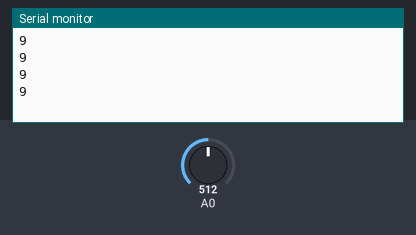
A sketch run on a simulated Arduino Uno, built with avr-gcc and run on an emulated ATmega328P. Parts: the last lines printed to the serial monitor. The inputs (shaded band) are chosen by the test bench; at power-on: A0 = 512.

Above: at 1.2 s.
1.3 s: A0 set to 716
At 1.72 s:
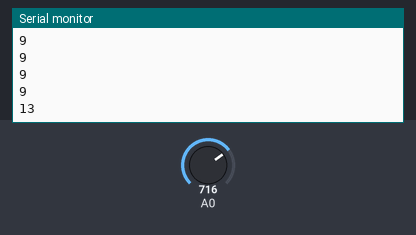
2.8 s: A0 set to 900
At 2.94 s:
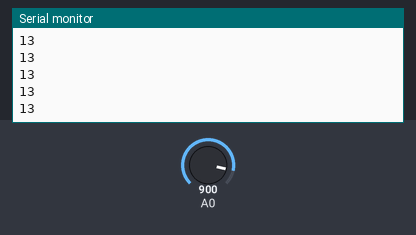
Timing chart, 0 to 5.8 s (numbered marks = the images above; inputs shaded):
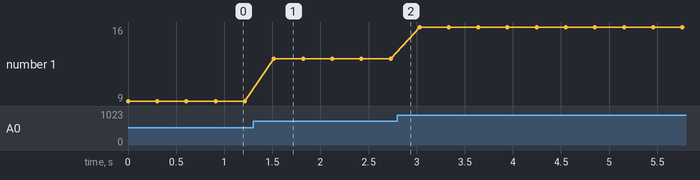

The sketch:

LDR_read.ino
```cpp
void setup() {
  // put your setup code here, to run once:
Serial.begin(9600);
}

void loop() {
  // put your main code here, to run repeatedly:
 int var,rea;
 rea=analogRead(A0);
 var=map(rea,0,700,0,13);
 Serial.println(var);
 delay(303);
}
```

Measured:
- after the input at 1.3 s, the serial monitor: prints a new line after 0.22 s (image 1)
- plotted number 1: 9 → 13 after the input at 1.3 s, 13 → 16 after the input at 2.8 s
